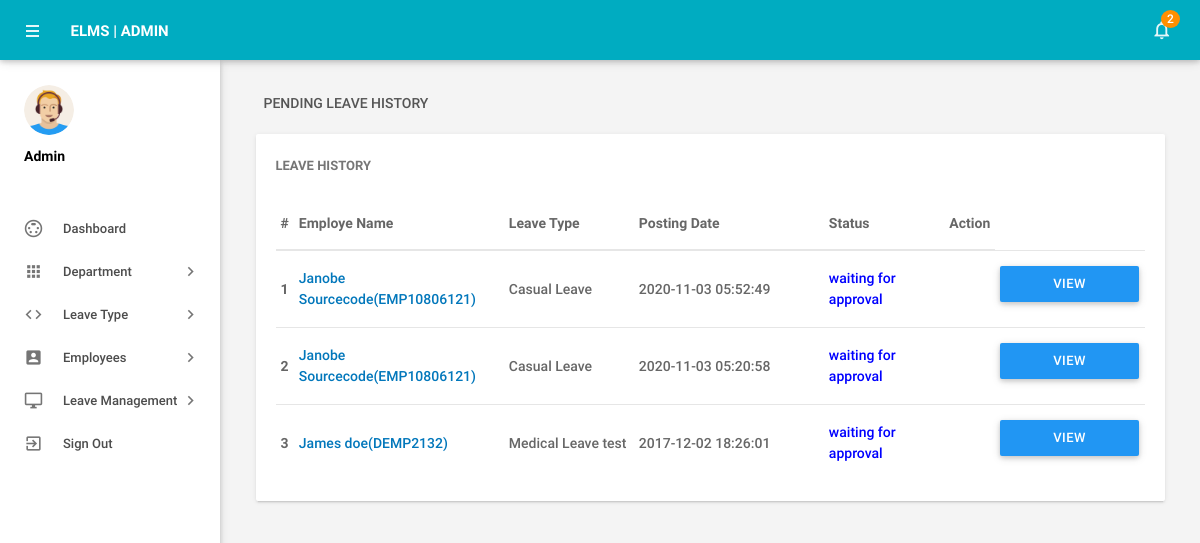
The app's page /admin/pending-leavehistory.php (signed in) with its own data.
### tables this page shows
CREATE TABLE IF NOT EXISTS tblleaves(
  `id` int(11) NOT NULL,
  `LeaveType` varchar(110) NOT NULL,
  `ToDate` varchar(120) NOT NULL,
  `FromDate` varchar(120) NOT NULL,
  `Description` mediumtext NOT NULL,
  `PostingDate` timestamp NOT NULL DEFAULT CURRENT_TIMESTAMP,
  `AdminRemark` mediumtext,
  `AdminRemarkDate` varchar(120) DEFAULT NULL,
  `Status` int(1) NOT NULL,
  `IsRead` int(1) NOT NULL,
  `empid` int(11) DEFAULT NULL
)CHARACTER SET utf8;

CREATE TABLE IF NOT EXISTS tblemployees(
 `id` int(11) NOT NULL,
  `EmpId` varchar(100) NOT NULL,
  `FirstName` varchar(150) NOT NULL,
  `LastName` varchar(150) NOT NULL,
  `EmailId` varchar(200) NOT NULL,
  `Password` varchar(180) NOT NULL,
  `Gender` varchar(100) NOT NULL,
  `Dob` varchar(100) NOT NULL,
  `Department` varchar(255) NOT NULL,
  `Address` varchar(255) NOT NULL,
  `City` varchar(200) NOT NULL,
  `Country` varchar(150) NOT NULL,
  `Phonenumber` char(11) NOT NULL,
  `Status` int(1) NOT NULL,
  `RegDate` timestamp NOT NULL DEFAULT CURRENT_TIMESTAMP
)CHARACTER SET utf8;

### admin/pending-leavehistory.php (the view, shortened to what this page needs)
<?php
include('includes/config.php');
if(strlen($_SESSION['alogin'])==0)
    {
header('location:index.php');
}
else{
 ?>
<!DOCTYPE html>
<html lang="en">
    <head>
        <link type="text/css" rel="stylesheet" href="../assets/plugins/materialize/css/materialize.min.css"/>
        <link href="../assets/plugins/material-preloader/css/materialPreloader.min.css" rel="stylesheet">
        <link href="../assets/plugins/datatables/css/jquery.dataTables.min.css" rel="stylesheet">
                <link href="../assets/plugins/google-code-prettify/prettify.css" rel="stylesheet" type="text/css"/>
        <link href="../assets/css/alpha.min.css" rel="stylesheet" type="text/css"/>
        <link href="../assets/css/custom.css" rel="stylesheet" type="text/css"/>
    </head>
    <body>
       <?php include('includes/header.php');?>
       <?php include('includes/sidebar.php');?>
            <main class="mn-inner">
                <div class="row">
                    <div class="col s12">
                        <div class="page-title">Pending Leave History</div>
                    </div>
                    <div class="col s12 m12 l12">
                        <div class="card">
                            <div class="card-content">
                                <span class="card-title">Leave History</span>
                                <table id="example" class="display responsive-table ">
                                    <thead>
                                        <tr>
                                            <th>#</th>
                                            <th width="200">Employe Name</th>
                                            <th width="120">Leave Type</th>
                                             <th width="180">Posting Date</th>
                                            <th>Status</th>
                                            <th align="center">Action</th>
                                        </tr>
                                    </thead>
                                    <tbody>
<?php
$status=0;
$sql = "SELECT tblleaves.id as lid,tblemployees.FirstName,tblemployees.LastName,tblemployees.EmpId,tblemployees.id,tblleaves.LeaveType,tblleaves.PostingDate,tblleaves.Status from tblleaves join tblemployees on tblleaves.empid=tblemployees.id where tblleaves.Status=:status order by lid desc";
$query = $dbh -> prepare($sql);
$query->bindParam(':status',$status,PDO::PARAM_STR);
$query->execute();
$results=$query->fetchAll(PDO::FETCH_OBJ);
$cnt=1;
if($query->rowCount() > 0)
{
foreach($results as $result)
{
      ?>
                                        <tr>
                                            <td> <b><?php echo htmlentities($cnt);?></b></td>
                                              <td><a href="editemployee.php?empid=<?php echo htmlentities($result->id);?>" target="_blank"><?php echo htmlentities($result->FirstName." ".$result->LastName);?>(<?php echo htmlentities($result->EmpId);?>)</a></td>
                                            <td><?php echo htmlentities($result->LeaveType);?></td>
                                            <td><?php echo htmlentities($result->PostingDate);?></td>
                                                                       <td><?php $stats=$result->Status;
if($stats==1){
                                             ?>
                                                 <span style="color: green">Approved</span>
                                                 <?php } if($stats==2)  { ?>
                                                <span style="color: red">Not Approved</span>
                                                 <?php } if($stats==0)  { ?>
 <span style="color: blue">waiting for approval</span>
 <?php } ?>
                                             </td>
          <td>
           <td><a href="leave-details.php?leaveid=<?php echo htmlentities($result->lid);?>" class="waves-effect waves-light btn blue m-b-xs"  > View Details</a></td>
                                    </tr>
                                         <?php $cnt++;} }?>
                                    </tbody>
                                </table>
                            </div>
                        </div>
                    </div>
                </div>
            </main>
        </div>
        <div class="left-sidebar-hover"></div>
    </body>
</html>
<?php } ?>

### records on screen
tblleaves: tblemployees.FirstName+LastName "Janobe Sourcecode", tblemployees.EmpId "EMP10806121", LeaveType "Casual Leave", PostingDate "2020-11-03 05:52:49", Status "waiting for approval"
tblleaves: tblemployees.FirstName+LastName "Janobe Sourcecode", tblemployees.EmpId "EMP10806121", LeaveType "Casual Leave", PostingDate "2020-11-03 05:20:58", Status "waiting for approval"
tblleaves: tblemployees.FirstName+LastName "James doe", tblemployees.EmpId "DEMP2132", LeaveType "Medical Leave test", PostingDate "2017-12-02 18:26:01", Status "waiting for approval"

### other values on screen
$unreadcount "2"
